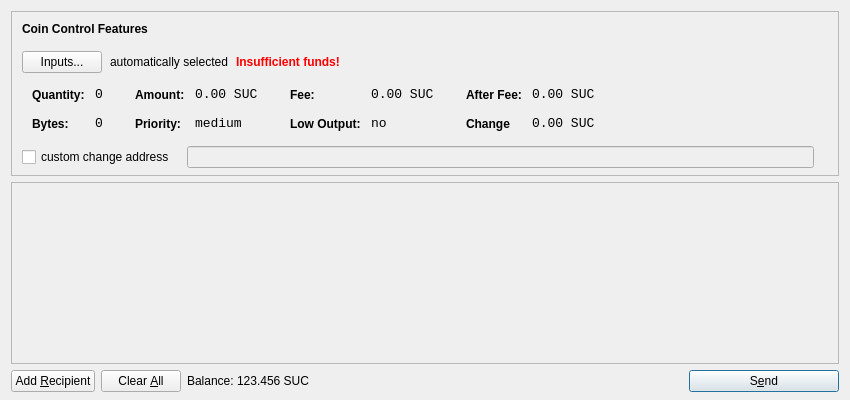
<?xml version="1.0" encoding="UTF-8"?>
<ui version="4.0">
 <class>SendCoinsDialog</class>
 <widget class="QDialog" name="SendCoinsDialog">
  <property name="geometry">
   <rect>
    <x>0</x>
    <y>0</y>
    <width>850</width>
    <height>400</height>
   </rect>
  </property>
  <property name="windowTitle">
   <string>Send Coins</string>
  </property>
  <layout class="QVBoxLayout" name="verticalLayout" stretch="0,1,0">
   <property name="bottomMargin">
    <number>8</number>
   </property>
   <item>
    <widget class="QFrame" name="frameCoinControl">
     <property name="sizePolicy">
      <sizepolicy hsizetype="Expanding" vsizetype="Expanding">
       <horstretch>0</horstretch>
       <verstretch>0</verstretch>
      </sizepolicy>
     </property>
     <property name="maximumSize">
      <size>
       <width>16777215</width>
       <height>16777215</height>
      </size>
     </property>
     <property name="frameShape">
      <enum>QFrame::StyledPanel</enum>
     </property>
     <property name="frameShadow">
      <enum>QFrame::Sunken</enum>
     </property>
     <layout class="QVBoxLayout" name="verticalLayoutCoinControl2">
      <property name="spacing">
       <number>-1</number>
      </property>
      <property name="leftMargin">
       <number>0</number>
      </property>
      <property name="topMargin">
       <number>0</number>
      </property>
      <property name="rightMargin">
       <number>0</number>
      </property>
      <property name="bottomMargin">
       <number>6</number>
      </property>
      <item>
       <layout class="QVBoxLayout" name="verticalLayoutCoinControl" stretch="0,0,0,0,1">
        <property name="spacing">
         <number>0</number>
        </property>
        <property name="leftMargin">
         <number>10</number>
        </property>
        <property name="topMargin">
         <number>10</number>
        </property>
        <item>
         <layout class="QHBoxLayout" name="horizontalLayoutCoinControl1">
          <property name="bottomMargin">
           <number>15</number>
          </property>
          <item>
           <widget class="QLabel" name="labelCoinControlFeatures">
            <property name="sizePolicy">
             <sizepolicy hsizetype="Preferred" vsizetype="Maximum">
              <horstretch>0</horstretch>
              <verstretch>0</verstretch>
             </sizepolicy>
            </property>
            <property name="font">
             <font>
              <weight>75</weight>
              <bold>true</bold>
             </font>
            </property>
            <property name="styleSheet">
             <string notr="true">font-weight:bold;</string>
            </property>
            <property name="text">
             <string>Coin Control Features</string>
            </property>
           </widget>
          </item>
         </layout>
        </item>
        <item>
         <layout class="QHBoxLayout" name="horizontalLayoutCoinControl2" stretch="0,0,0,0">
          <property name="spacing">
           <number>8</number>
          </property>
          <property name="bottomMargin">
           <number>10</number>
          </property>
          <item>
           <widget class="QPushButton" name="pushButtonCoinControl">
            <property name="styleSheet">
             <string notr="true"/>
            </property>
            <property name="text">
             <string>Inputs...</string>
            </property>
           </widget>
          </item>
          <item>
           <widget class="QLabel" name="labelCoinControlAutomaticallySelected">
            <property name="text">
             <string>automatically selected</string>
            </property>
            <property name="margin">
             <number>5</number>
            </property>
           </widget>
          </item>
          <item>
           <widget class="QLabel" name="labelCoinControlInsuffFunds">
            <property name="font">
             <font>
              <weight>75</weight>
              <bold>true</bold>
             </font>
            </property>
            <property name="styleSheet">
             <string notr="true">color:red;font-weight:bold;</string>
            </property>
            <property name="text">
             <string>Insufficient funds!</string>
            </property>
            <property name="margin">
             <number>5</number>
            </property>
           </widget>
          </item>
          <item>
           <spacer name="horizontalSpacerCoinControl">
            <property name="orientation">
             <enum>Qt::Horizontal</enum>
            </property>
            <property name="sizeHint" stdset="0">
             <size>
              <width>40</width>
              <height>1</height>
             </size>
            </property>
           </spacer>
          </item>
         </layout>
        </item>
        <item>
         <widget class="QWidget" name="widgetCoinControl" native="true">
          <property name="sizePolicy">
           <sizepolicy hsizetype="Preferred" vsizetype="Preferred">
            <horstretch>0</horstretch>
            <verstretch>0</verstretch>
           </sizepolicy>
          </property>
          <property name="minimumSize">
           <size>
            <width>0</width>
            <height>0</height>
           </size>
          </property>
          <property name="styleSheet">
           <string notr="true"/>
          </property>
          <layout class="QHBoxLayout" name="horizontalLayoutCoinControl5">
           <property name="margin">
            <number>0</number>
           </property>
           <item>
            <layout class="QHBoxLayout" name="horizontalLayoutCoinControl3" stretch="0,0,0,1">
             <property name="spacing">
              <number>20</number>
             </property>
             <property name="topMargin">
              <number>0</number>
             </property>
             <property name="bottomMargin">
              <number>10</number>
             </property>
             <item>
              <layout class="QFormLayout" name="formLayoutCoinControl1">
               <property name="horizontalSpacing">
                <number>10</number>
               </property>
               <property name="verticalSpacing">
                <number>14</number>
               </property>
               <property name="leftMargin">
                <number>10</number>
               </property>
               <property name="topMargin">
                <number>4</number>
               </property>
               <property name="rightMargin">
                <number>6</number>
               </property>
               <item row="0" column="0">
                <widget class="QLabel" name="labelCoinControlQuantityText">
                 <property name="styleSheet">
                  <string notr="true">font-weight:bold;</string>
                 </property>
                 <property name="text">
                  <string>Quantity:</string>
                 </property>
                 <property name="margin">
                  <number>0</number>
                 </property>
                </widget>
               </item>
               <item row="0" column="1">
                <widget class="QLabel" name="labelCoinControlQuantity">
                 <property name="font">
                  <font>
                   <family>Monospace</family>
                   <pointsize>10</pointsize>
                  </font>
                 </property>
                 <property name="cursor">
                  <cursorShape>IBeamCursor</cursorShape>
                 </property>
                 <property name="contextMenuPolicy">
                  <enum>Qt::ActionsContextMenu</enum>
                 </property>
                 <property name="text">
                  <string>0</string>
                 </property>
                 <property name="margin">
                  <number>0</number>
                 </property>
                 <property name="textInteractionFlags">
                  <set>Qt::LinksAccessibleByMouse|Qt::TextSelectableByKeyboard|Qt::TextSelectableByMouse</set>
                 </property>
                </widget>
               </item>
               <item row="1" column="0">
                <widget class="QLabel" name="labelCoinControlBytesText">
                 <property name="styleSheet">
                  <string notr="true">font-weight:bold;</string>
                 </property>
                 <property name="text">
                  <string>Bytes:</string>
                 </property>
                </widget>
               </item>
               <item row="1" column="1">
                <widget class="QLabel" name="labelCoinControlBytes">
                 <property name="font">
                  <font>
                   <family>Monospace</family>
                   <pointsize>10</pointsize>
                  </font>
                 </property>
                 <property name="cursor">
                  <cursorShape>IBeamCursor</cursorShape>
                 </property>
                 <property name="contextMenuPolicy">
                  <enum>Qt::ActionsContextMenu</enum>
                 </property>
                 <property name="text">
                  <string>0</string>
                 </property>
                 <property name="textInteractionFlags">
                  <set>Qt::LinksAccessibleByMouse|Qt::TextSelectableByKeyboard|Qt::TextSelectableByMouse</set>
                 </property>
                </widget>
               </item>
              </layout>
             </item>
             <item>
              <layout class="QFormLayout" name="formLayoutCoinControl2">
               <property name="horizontalSpacing">
                <number>10</number>
               </property>
               <property name="verticalSpacing">
                <number>14</number>
               </property>
               <property name="leftMargin">
                <number>6</number>
               </property>
               <property name="topMargin">
                <number>4</number>
               </property>
               <property name="rightMargin">
                <number>6</number>
               </property>
               <item row="0" column="0">
                <widget class="QLabel" name="labelCoinControlAmountText">
                 <property name="styleSheet">
                  <string notr="true">font-weight:bold;</string>
                 </property>
                 <property name="text">
                  <string>Amount:</string>
                 </property>
                 <property name="margin">
                  <number>0</number>
                 </property>
                </widget>
               </item>
               <item row="0" column="1">
                <widget class="QLabel" name="labelCoinControlAmount">
                 <property name="font">
                  <font>
                   <family>Monospace</family>
                   <pointsize>10</pointsize>
                  </font>
                 </property>
                 <property name="cursor">
                  <cursorShape>IBeamCursor</cursorShape>
                 </property>
                 <property name="contextMenuPolicy">
                  <enum>Qt::ActionsContextMenu</enum>
                 </property>
                 <property name="text">
                  <string>0.00 SUC</string>
                 </property>
                 <property name="textInteractionFlags">
                  <set>Qt::LinksAccessibleByMouse|Qt::TextSelectableByKeyboard|Qt::TextSelectableByMouse</set>
                 </property>
                </widget>
               </item>
               <item row="1" column="0">
                <widget class="QLabel" name="labelCoinControlPriorityText">
                 <property name="styleSheet">
                  <string notr="true">font-weight:bold;</string>
                 </property>
                 <property name="text">
                  <string>Priority:</string>
                 </property>
                </widget>
               </item>
               <item row="1" column="1">
                <widget class="QLabel" name="labelCoinControlPriority">
                 <property name="font">
                  <font>
                   <family>Monospace</family>
                   <pointsize>10</pointsize>
                  </font>
                 </property>
                 <property name="cursor">
                  <cursorShape>IBeamCursor</cursorShape>
                 </property>
                 <property name="contextMenuPolicy">
                  <enum>Qt::ActionsContextMenu</enum>
                 </property>
                 <property name="text">
                  <string>medium</string>
                 </property>
                 <property name="textInteractionFlags">
                  <set>Qt::LinksAccessibleByMouse|Qt::TextSelectableByKeyboard|Qt::TextSelectableByMouse</set>
                 </property>
                </widget>
               </item>
              </layout>
             </item>
             <item>
              <layout class="QFormLayout" name="formLayoutCoinControl3">
               <property name="horizontalSpacing">
                <number>10</number>
               </property>
               <property name="verticalSpacing">
                <number>14</number>
               </property>
               <property name="leftMargin">
                <number>6</number>
               </property>
               <property name="topMargin">
                <number>4</number>
               </property>
               <property name="rightMargin">
                <number>6</number>
               </property>
               <item row="0" column="0">
                <widget class="QLabel" name="labelCoinControlFeeText">
                 <property name="styleSheet">
                  <string notr="true">font-weight:bold;</string>
                 </property>
                 <property name="text">
                  <string>Fee:</string>
                 </property>
                 <property name="margin">
                  <number>0</number>
                 </property>
                </widget>
               </item>
               <item row="0" column="1">
                <widget class="QLabel" name="labelCoinControlFee">
                 <property name="font">
                  <font>
                   <family>Monospace</family>
                   <pointsize>10</pointsize>
                  </font>
                 </property>
                 <property name="cursor">
                  <cursorShape>IBeamCursor</cursorShape>
                 </property>
                 <property name="contextMenuPolicy">
                  <enum>Qt::ActionsContextMenu</enum>
                 </property>
                 <property name="text">
                  <string>0.00 SUC</string>
                 </property>
                 <property name="textInteractionFlags">
                  <set>Qt::LinksAccessibleByMouse|Qt::TextSelectableByKeyboard|Qt::TextSelectableByMouse</set>
                 </property>
                </widget>
               </item>
               <item row="1" column="0">
                <widget class="QLabel" name="labelCoinControlLowOutputText">
                 <property name="styleSheet">
                  <string notr="true">font-weight:bold;</string>
                 </property>
                 <property name="text">
                  <string>Low Output:</string>
                 </property>
                </widget>
               </item>
               <item row="1" column="1">
                <widget class="QLabel" name="labelCoinControlLowOutput">
                 <property name="font">
                  <font>
                   <family>Monospace</family>
                   <pointsize>10</pointsize>
                  </font>
                 </property>
                 <property name="cursor">
                  <cursorShape>IBeamCursor</cursorShape>
                 </property>
                 <property name="contextMenuPolicy">
                  <enum>Qt::ActionsContextMenu</enum>
                 </property>
                 <property name="text">
                  <string>no</string>
                 </property>
                 <property name="textInteractionFlags">
                  <set>Qt::LinksAccessibleByMouse|Qt::TextSelectableByKeyboard|Qt::TextSelectableByMouse</set>
                 </property>
                </widget>
               </item>
              </layout>
             </item>
             <item>
              <layout class="QFormLayout" name="formLayoutCoinControl4">
               <property name="horizontalSpacing">
                <number>10</number>
               </property>
               <property name="verticalSpacing">
                <number>14</number>
               </property>
               <property name="leftMargin">
                <number>6</number>
               </property>
               <property name="topMargin">
                <number>4</number>
               </property>
               <property name="rightMargin">
                <number>6</number>
               </property>
               <item row="0" column="0">
                <widget class="QLabel" name="labelCoinControlAfterFeeText">
                 <property name="styleSheet">
                  <string notr="true">font-weight:bold;</string>
                 </property>
                 <property name="text">
                  <string>After Fee:</string>
                 </property>
                 <property name="margin">
                  <number>0</number>
                 </property>
                </widget>
               </item>
               <item row="0" column="1">
                <widget class="QLabel" name="labelCoinControlAfterFee">
                 <property name="font">
                  <font>
                   <family>Monospace</family>
                   <pointsize>10</pointsize>
                  </font>
                 </property>
                 <property name="cursor">
                  <cursorShape>IBeamCursor</cursorShape>
                 </property>
                 <property name="contextMenuPolicy">
                  <enum>Qt::ActionsContextMenu</enum>
                 </property>
                 <property name="text">
                  <string>0.00 SUC</string>
                 </property>
                 <property name="textInteractionFlags">
                  <set>Qt::LinksAccessibleByMouse|Qt::TextSelectableByKeyboard|Qt::TextSelectableByMouse</set>
                 </property>
                </widget>
               </item>
               <item row="1" column="0">
                <widget class="QLabel" name="labelCoinControlChangeText">
                 <property name="styleSheet">
                  <string notr="true">font-weight:bold;</string>
                 </property>
                 <property name="text">
                  <string>Change</string>
                 </property>
                </widget>
               </item>
               <item row="1" column="1">
                <widget class="QLabel" name="labelCoinControlChange">
                 <property name="font">
                  <font>
                   <family>Monospace</family>
                   <pointsize>10</pointsize>
                  </font>
                 </property>
                 <property name="cursor">
                  <cursorShape>IBeamCursor</cursorShape>
                 </property>
                 <property name="contextMenuPolicy">
                  <enum>Qt::ActionsContextMenu</enum>
                 </property>
                 <property name="text">
                  <string>0.00 SUC</string>
                 </property>
                 <property name="textInteractionFlags">
                  <set>Qt::LinksAccessibleByMouse|Qt::TextSelectableByKeyboard|Qt::TextSelectableByMouse</set>
                 </property>
                </widget>
               </item>
              </layout>
             </item>
            </layout>
           </item>
          </layout>
         </widget>
        </item>
        <item>
         <layout class="QHBoxLayout" name="horizontalLayoutCoinControl4" stretch="0,0,0">
          <property name="spacing">
           <number>12</number>
          </property>
          <property name="sizeConstraint">
           <enum>QLayout::SetDefaultConstraint</enum>
          </property>
          <property name="topMargin">
           <number>5</number>
          </property>
          <property name="rightMargin">
           <number>5</number>
          </property>
          <item>
           <widget class="QCheckBox" name="checkBoxCoinControlChange">
            <property name="text">
             <string>custom change address</string>
            </property>
           </widget>
          </item>
          <item>
           <widget class="QLineEdit" name="lineEditCoinControlChange">
            <property name="enabled">
             <bool>false</bool>
            </property>
            <property name="sizePolicy">
             <sizepolicy hsizetype="Expanding" vsizetype="Fixed">
              <horstretch>0</horstretch>
              <verstretch>0</verstretch>
             </sizepolicy>
            </property>
           </widget>
          </item>
          <item>
           <widget class="QLabel" name="labelCoinControlChangeLabel">
            <property name="sizePolicy">
             <sizepolicy hsizetype="Preferred" vsizetype="Expanding">
              <horstretch>0</horstretch>
              <verstretch>0</verstretch>
             </sizepolicy>
            </property>
            <property name="minimumSize">
             <size>
              <width>0</width>
              <height>0</height>
             </size>
            </property>
            <property name="text">
             <string/>
            </property>
            <property name="margin">
             <number>3</number>
            </property>
           </widget>
          </item>
         </layout>
        </item>
        <item>
         <spacer name="verticalSpacerCoinControl">
          <property name="orientation">
           <enum>Qt::Vertical</enum>
          </property>
          <property name="sizeHint" stdset="0">
           <size>
            <width>800</width>
            <height>1</height>
           </size>
          </property>
         </spacer>
        </item>
       </layout>
      </item>
     </layout>
    </widget>
   </item>
   <item>
    <widget class="QScrollArea" name="scrollArea">
     <property name="widgetResizable">
      <bool>true</bool>
     </property>
     <widget class="QWidget" name="scrollAreaWidgetContents">
      <property name="geometry">
       <rect>
        <x>0</x>
        <y>0</y>
        <width>830</width>
        <height>165</height>
       </rect>
      </property>
      <layout class="QVBoxLayout" name="verticalLayout_2">
       <property name="margin">
        <number>0</number>
       </property>
       <item>
        <layout class="QVBoxLayout" name="entries">
         <property name="spacing">
          <number>6</number>
         </property>
        </layout>
       </item>
       <item>
        <spacer name="verticalSpacer">
         <property name="orientation">
          <enum>Qt::Vertical</enum>
         </property>
         <property name="sizeHint" stdset="0">
          <size>
           <width>20</width>
           <height>40</height>
          </size>
         </property>
        </spacer>
       </item>
      </layout>
     </widget>
    </widget>
   </item>
   <item>
    <layout class="QHBoxLayout" name="horizontalLayout">
     <item>
      <widget class="QPushButton" name="addButton">
       <property name="toolTip">
        <string>Send to multiple recipients at once</string>
       </property>
       <property name="text">
        <string>Add &amp;Recipient</string>
       </property>
       <property name="icon">
        <iconset resource="../bitcoin.qrc">
         <normaloff>:/icons/add</normaloff>:/icons/add</iconset>
       </property>
       <property name="autoDefault">
        <bool>false</bool>
       </property>
      </widget>
     </item>
     <item>
      <widget class="QPushButton" name="clearButton">
       <property name="sizePolicy">
        <sizepolicy hsizetype="Minimum" vsizetype="Fixed">
         <horstretch>0</horstretch>
         <verstretch>0</verstretch>
        </sizepolicy>
       </property>
       <property name="toolTip">
        <string>Remove all transaction fields</string>
       </property>
       <property name="text">
        <string>Clear &amp;All</string>
       </property>
       <property name="icon">
        <iconset resource="../bitcoin.qrc">
         <normaloff>:/icons/remove</normaloff>:/icons/remove</iconset>
       </property>
       <property name="autoRepeatDelay">
        <number>300</number>
       </property>
       <property name="autoDefault">
        <bool>false</bool>
       </property>
      </widget>
     </item>
     <item>
      <layout class="QHBoxLayout" name="horizontalLayout_2">
       <property name="spacing">
        <number>3</number>
       </property>
       <item>
        <widget class="QLabel" name="label">
         <property name="sizePolicy">
          <sizepolicy hsizetype="Preferred" vsizetype="Fixed">
           <horstretch>0</horstretch>
           <verstretch>0</verstretch>
          </sizepolicy>
         </property>
         <property name="text">
          <string>Balance:</string>
         </property>
        </widget>
       </item>
       <item>
        <widget class="QLabel" name="labelBalance">
         <property name="sizePolicy">
          <sizepolicy hsizetype="Preferred" vsizetype="Fixed">
           <horstretch>0</horstretch>
           <verstretch>0</verstretch>
          </sizepolicy>
         </property>
         <property name="cursor">
          <cursorShape>IBeamCursor</cursorShape>
         </property>
         <property name="text">
          <string>123.456 SUC</string>
         </property>
         <property name="textInteractionFlags">
          <set>Qt::LinksAccessibleByMouse|Qt::TextSelectableByKeyboard|Qt::TextSelectableByMouse</set>
         </property>
        </widget>
       </item>
      </layout>
     </item>
     <item>
      <spacer name="horizontalSpacer">
       <property name="orientation">
        <enum>Qt::Horizontal</enum>
       </property>
       <property name="sizeHint" stdset="0">
        <size>
         <width>40</width>
         <height>20</height>
        </size>
       </property>
      </spacer>
     </item>
     <item>
      <widget class="QPushButton" name="sendButton">
       <property name="minimumSize">
        <size>
         <width>150</width>
         <height>0</height>
        </size>
       </property>
       <property name="toolTip">
        <string>Confirm the send action</string>
       </property>
       <property name="text">
        <string>S&amp;end</string>
       </property>
       <property name="icon">
        <iconset resource="../bitcoin.qrc">
         <normaloff>:/icons/send</normaloff>:/icons/send</iconset>
       </property>
       <property name="default">
        <bool>true</bool>
       </property>
      </widget>
     </item>
    </layout>
   </item>
  </layout>
 </widget>
 <resources>
  <include location="../bitcoin.qrc"/>
 </resources>
 <connections/>
</ui>
